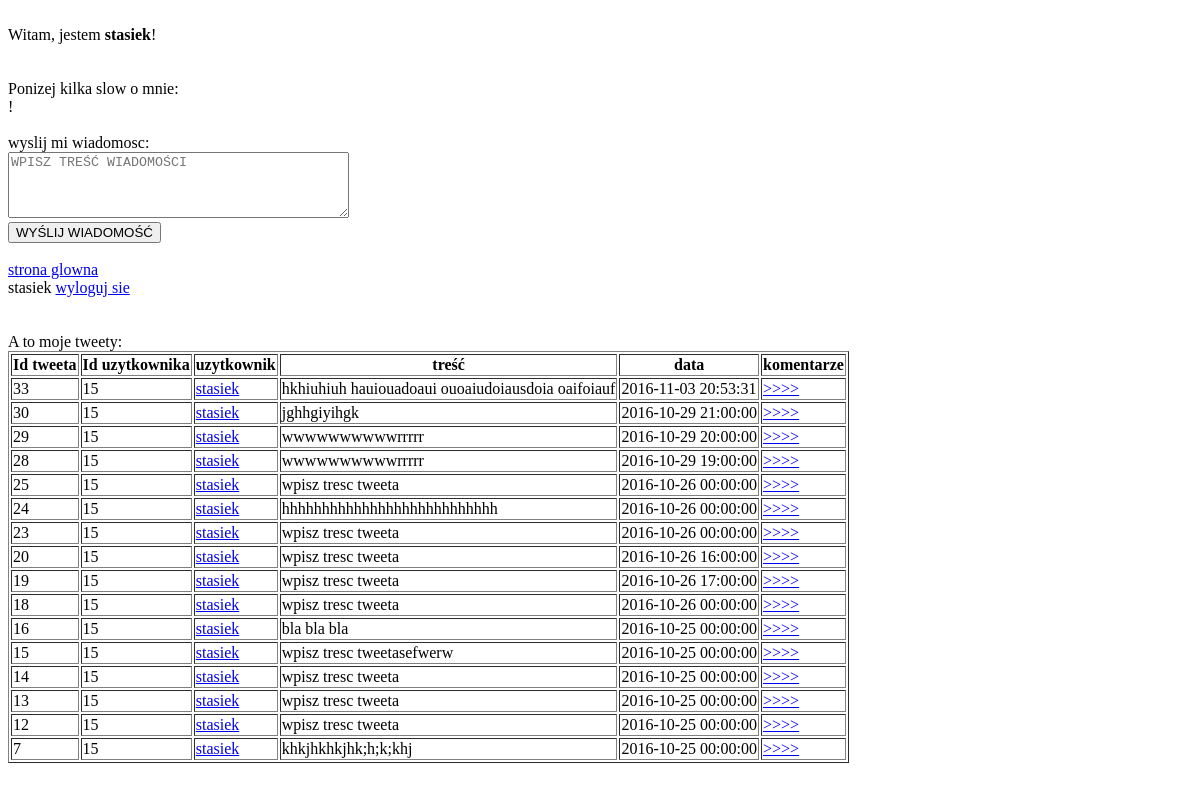
Before: /UserTweets.php?userId=15 (signed in) with the older database file.
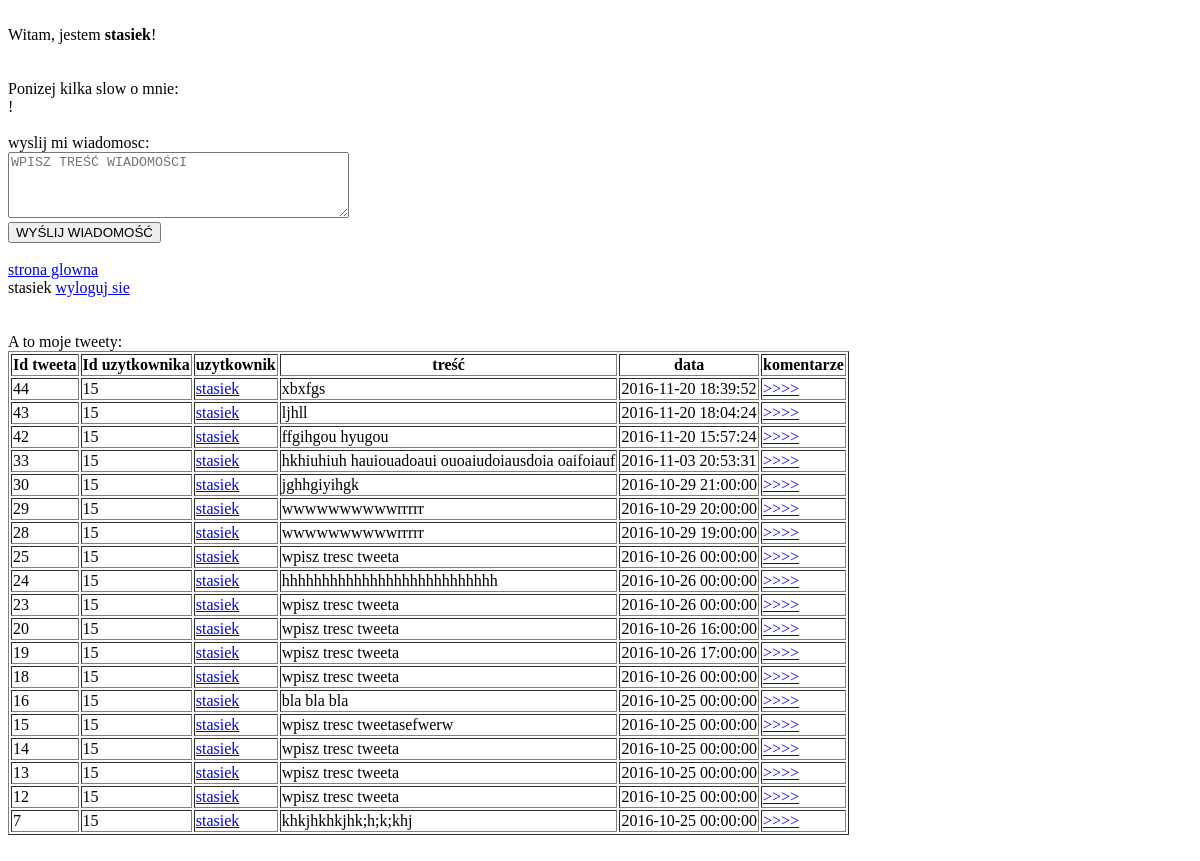
After: the same page with the newer database file.
### tables this page shows
CREATE TABLE IF NOT EXISTS `Tweet` (
  `id` int(11) NOT NULL AUTO_INCREMENT,
  `userId` int(11) DEFAULT NULL,
  `text` varchar(255) DEFAULT NULL,
  `creationDate` datetime DEFAULT NULL,
  PRIMARY KEY (`id`),
  KEY `userId` (`userId`)
);

CREATE TABLE IF NOT EXISTS `User` (
  `id` int(11) NOT NULL AUTO_INCREMENT,
  `username` varchar(255) DEFAULT NULL,
  `hashedPassword` varchar(255) DEFAULT NULL,
  `email` varchar(255) DEFAULT NULL,
  `information` varchar(225) NOT NULL,
  PRIMARY KEY (`id`),
  UNIQUE KEY `email` (`email`)
);

### src/User.php (called while the page is built, shortened)
<?php
class User {
    private $username;
    public function __construct() {
        $this->username = "";
    }
    public function getUsername() {
        return $this->username;
    }
    static public function loadUserById(mysqli $connection, $id) {
        $sql = "SELECT * FROM User WHERE id=$id";
        $result = $connection->query($sql);
        if ($result == true && $result->num_rows == 1) {
            $row = $result->fetch_assoc();
            $loadedUser = new User();
            $loadedUser->id = $row['id'];
            $loadedUser->username = $row['username'];
            $loadedUser->hashedPassword = $row['hashedPassword'];
            $loadedUser->email = $row['email'];
            $loadedUser->information = $row['information'];
            return $loadedUser;
        }
        return null;
    }
}

### src/Tweet.php (called while the page is built, shortened)
<?php
class Tweet {
    private $id;
    private $userId;
    private $text;
    private $creationDate;
    private $username;
    public function __construct() {
        $this->id = -1;
        $this->userId = "";
        $this->text = "";
        $this->creationDate = "";
    }
    public function getId() {
        return $this->id;
    }
    public function getUserId() {
        return $this->userId;
    }
    public function getText() {
        return $this->text;
    }
    public function getCreationDate() {
        return $this->creationDate;
    }
    public function getUsername() {
        return $this->username;
    }
    static public function loadAllTweetsByUserId(mysqli $connection, $userId) {
        $sql = "SELECT Tweet.*, User.username FROM Tweet, User WHERE Tweet.userId = User.id AND userId=$userId order by Tweet.id desc";
        $ret = [];
        $result = $connection->query($sql);
        if ($result == true && $result->num_rows != 0) {
            foreach ($result as $row) {
                $loadedTweetByUserId = new Tweet();
                $loadedTweetByUserId->id = $row['id'];
                $loadedTweetByUserId->userId = $row['userId'];
                $loadedTweetByUserId->text = $row['text'];
                $loadedTweetByUserId->creationDate = $row['creationDate'];
                $loadedTweetByUserId->username = $row['username'];
                $ret[] = $loadedTweetByUserId;
            }
        }
        return $ret;
    }
}

### UserTweets.php (the view, shortened to what this page needs)
<!DOCTYPE html>
<html>
    <head>
    </head>
    <body>
        <?php
        require_once 'src/connection.php';
        require_once 'src/Tweet.php';
        require_once 'src/User.php';
        $loadedUser = User::loadUserById($conn, $_GET['userId']);
        $activeUser = User::loadUserById($conn, $_SESSION['loggedUserId']);
        echo '<br>';
        echo 'Witam, jestem <b>' . $loadedUser->getUsername() . '</b>!<br>';
        echo '<br>';
        echo '<br>';
        echo 'Ponizej kilka slow o mnie:<br> ' . $loadedUser->getInformation() . '!<br>';
        echo '<br>';
        echo 'wyslij mi wiadomosc:';
        echo '<br>';
        ?>
        <form method="POST" action="#">
            <textarea name="message" cols="40" rows="4" placeholder="WPISZ TREŚĆ WIADOMOŚCI"></textarea><br>
            <input type="submit" name="submit" value="WYŚLIJ WIADOMOŚĆ"/><br><br>
        </form>
<?php
echo '<a href="index.php">strona glowna</a>';
echo '<br>';
echo '' . $activeUser->getUsername() . ' <a href="logout.php">wyloguj sie</a>';
echo '<br>';
echo '<br>';
echo '<br>';
echo 'A to moje tweety:';
echo '<br>';
$loadedTweetsByUserId = Tweet::loadAllTweetsByUserId($conn, $_GET['userId']);
echo'<table border = 1>';
echo '<tr><th>Id tweeta</th><th>Id uzytkownika</th><th>uzytkownik</th><th>treść</th><th>data</th><th>komentarze</th></tr>';
foreach ($loadedTweetsByUserId as $tweet) {
    echo '<tr>';
    echo '<td>' . $tweet->getId() . '</td>';
    echo '<td>' . $tweet->getUserId() . '</td>';
    echo '<td><a href=UserTweets.php?userId=' . $tweet->getUserId() . '>' . $tweet->getUsername() . '</a></td>';
    echo '<td>' . $tweet->getText() . '</td>';
    echo '<td>' . $tweet->getCreationDate() . '</td>';
    echo '<td><a href=Comments.php?tweetId=' . $tweet->getId() . '>' . '>>>>' . '<a\></td>';
    echo '</tr>';
}
echo'</table>';
echo '<br>';
?>
    </body>
</html>

Changed rows visible on the page:
added tweet: id "44", userId "15", userId.username "stasiek", text "xbxfgs", creationDate "2016-11-20 18:39:52"
added tweet: id "43", userId "15", userId.username "stasiek", text "ljhll", creationDate "2016-11-20 18:04:24"
added tweet: id "42", userId "15", userId.username "stasiek", text "ffgihgou hyugou", creationDate "2016-11-20 15:57:24"
